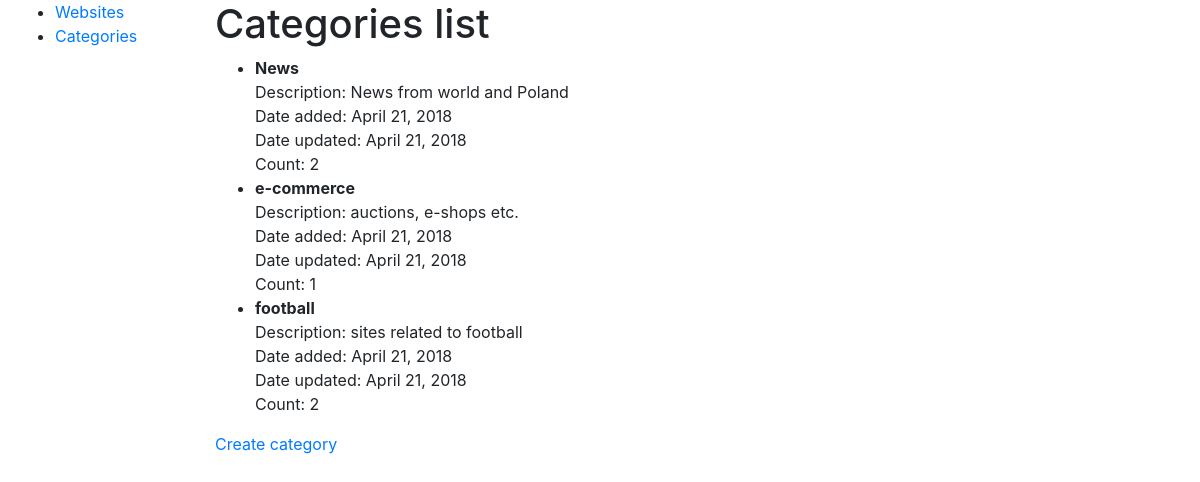
The page /categories/ on the database as committed earlier.
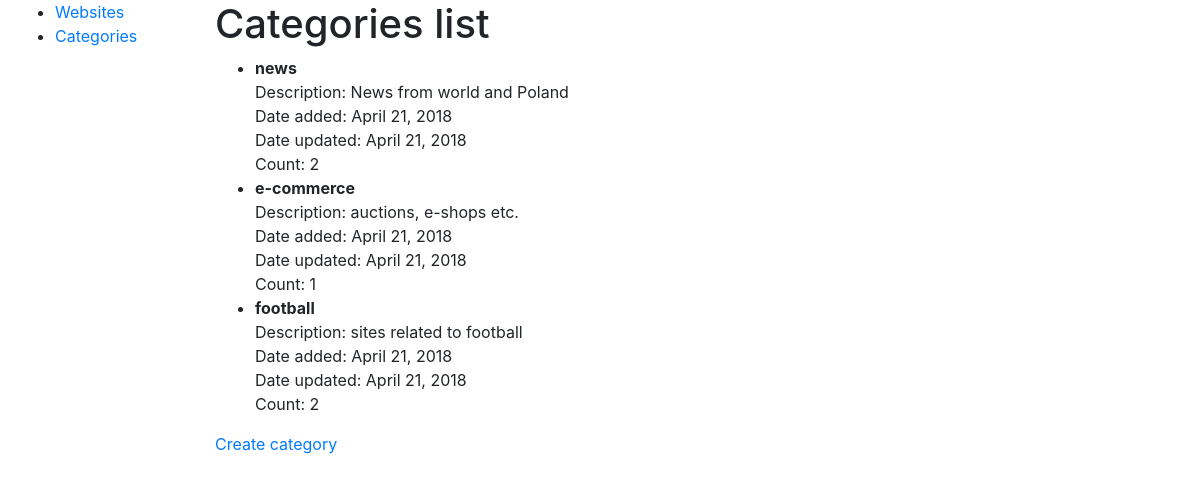
The same page on the database as committed later.
### webSitesApp/models.py (models this page shows, shortened)
class WebsiteCategory(models.Model):
    name = models.CharField(max_length=200)
    description = models.TextField(max_length=1000)
    date_added = models.DateField(null=True, blank=True)
    date_updated = models.DateField(null=True, blank=True)
    count = models.IntegerField()

### webSitesApp/views.py (the view)
# urls.py: path('categories/', views.CategoriesList.as_view(), name='categories'),
class CategoriesList(ListView):
    model = WebsiteCategory
    template_name = "website_category.html"
    def get_context_data(self, **kwargs):
        data = super().get_context_data(**kwargs)
        self.get_count()
        return data
    @staticmethod
    def get_count():
        categories = WebsiteCategory.objects.all()
        for category in categories:
            count = Website.objects.filter(category=category).count()
            category.count = count
            category.save()

### webSitesApp/templates/website_category.html
{% extends "base_generic.html" %}
{% block content %}
    <h1>Categories list</h1>
    {% if websitecategory_list %}
    <ul>
      {% for category in websitecategory_list %}
      <li>
        <strong>{{ category.name }}</strong> <br>
        Description: {{ category.description }} <br>
        Date added: {{ category.date_added }} <br>
        Date updated: {{ category.date_updated }} <br>
        Count: {{  category.count }}
      </li>
      {% endfor %}
    </ul>
    {% else %}
      <p>There are no categories</p>
    {% endif %}
    <a href="{% url 'create-category' %}">Create category</a>
{% endblock %}

Rows that differ between the two databases and show on the page:
changed WebsiteCategory "News from world and Poland": name "News" → "news"
